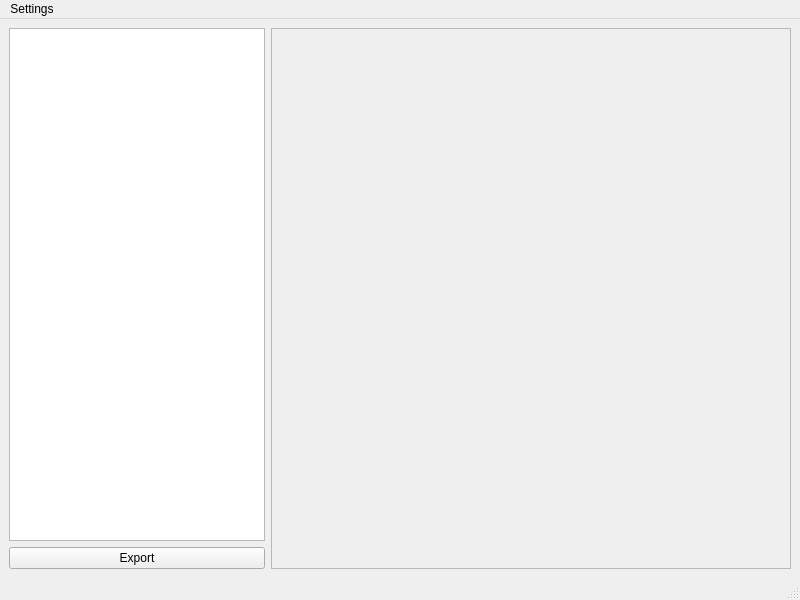
<?xml version="1.0" encoding="UTF-8"?>
<ui version="4.0">
 <class>MainWindow</class>
 <widget class="QMainWindow" name="MainWindow">
  <property name="geometry">
   <rect>
    <x>0</x>
    <y>0</y>
    <width>800</width>
    <height>600</height>
   </rect>
  </property>
  <property name="windowTitle">
   <string>MainWindow</string>
  </property>
  <widget class="QWidget" name="centralwidget">
   <layout class="QHBoxLayout" name="horizontalLayout">
    <item>
     <layout class="QVBoxLayout" name="verticalLayout">
      <item>
       <widget class="QListWidget" name="lst_memori">
        <property name="sizePolicy">
         <sizepolicy hsizetype="Fixed" vsizetype="Expanding">
          <horstretch>0</horstretch>
          <verstretch>0</verstretch>
         </sizepolicy>
        </property>
        <property name="maximumSize">
         <size>
          <width>300</width>
          <height>16777215</height>
         </size>
        </property>
       </widget>
      </item>
      <item>
       <widget class="QPushButton" name="btn_export">
        <property name="text">
         <string>Export</string>
        </property>
       </widget>
      </item>
     </layout>
    </item>
    <item>
     <widget class="QFrame" name="frame">
      <property name="sizePolicy">
       <sizepolicy hsizetype="Expanding" vsizetype="Expanding">
        <horstretch>0</horstretch>
        <verstretch>0</verstretch>
       </sizepolicy>
      </property>
      <property name="frameShape">
       <enum>QFrame::StyledPanel</enum>
      </property>
      <property name="frameShadow">
       <enum>QFrame::Raised</enum>
      </property>
      <layout class="QVBoxLayout" name="verticalLayout_2">
       <item>
        <layout class="QGridLayout" name="grid_photos"/>
       </item>
      </layout>
     </widget>
    </item>
   </layout>
  </widget>
  <widget class="QMenuBar" name="menubar">
   <property name="geometry">
    <rect>
     <x>0</x>
     <y>0</y>
     <width>800</width>
     <height>22</height>
    </rect>
   </property>
   <widget class="QMenu" name="menu_settings">
    <property name="title">
     <string>Settings</string>
    </property>
    <addaction name="action_scan_path"/>
   </widget>
   <addaction name="menu_settings"/>
  </widget>
  <widget class="QStatusBar" name="statusbar"/>
  <action name="action_scan_path">
   <property name="text">
    <string>ScanPath</string>
   </property>
  </action>
 </widget>
 <resources/>
 <connections/>
</ui>
